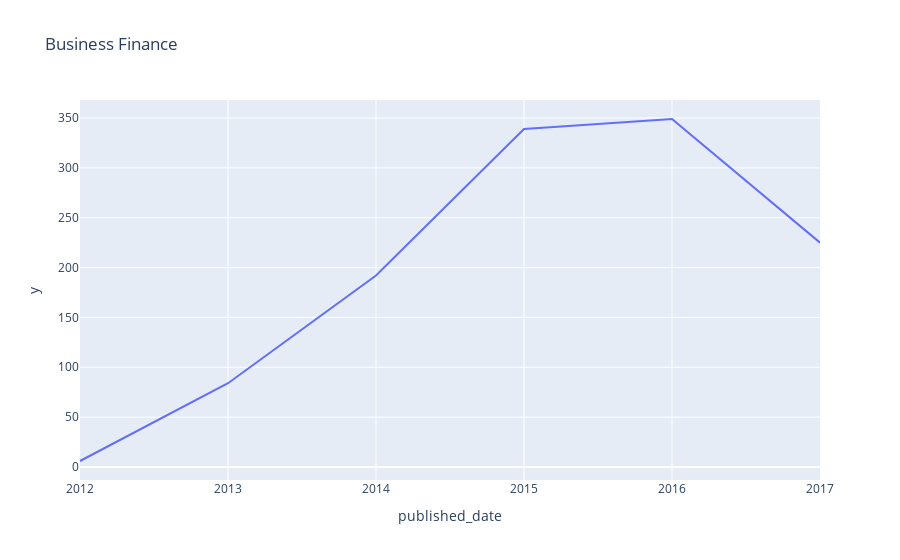

Here is the notebook cell this chart was saved with:
### Code cell
fig = px.line(group_B, x= index, y= value, title="Business Finance") 
fig.show()

### Figure 1 — Plotly figure (JSON) as saved in the notebook; plotly's stock layout.template omitted (floating-point values rounded to 4 significant figures)
{"data": [{"hovertemplate": "published_date=%{x}<br>y=%{y}<extra></extra>", "legendgroup": "", "line": {"color": "#636efa", "dash": "solid"}, "marker": {"symbol": "circle"}, "mode": "lines", "name": "", "orientation": "v", "showlegend": false, "type": "scatter", "x": [2012, 2013, 2014, 2015, 2016, 2017], "xaxis": "x", "y": [6, 84, 192, 339, 349, 225], "yaxis": "y"}], "layout": {"legend": {"tracegroupgap": 0}, "title": {"text": "Business Finance"}, "xaxis": {"anchor": "y", "domain": [0, 1], "title": {"text": "published_date"}}, "yaxis": {"anchor": "x", "domain": [0, 1], "title": {"text": "y"}}}}
